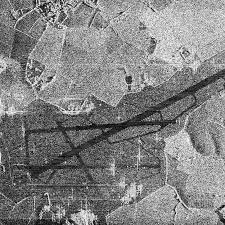
#> input picture sar_3.jpg, 225 x 225 px
$ jupyter execute Task_3.ipynb
#> lines starting #> are read from the running program, lines starting #| are printed output that depends on the picture; after the words box and inside, x2 and y2 are one past the last pixel; in counts of white or black regions, pixels touching at a corner belong together
1 ЗАДАНИЕ Для изображения sar_3.jpg найти наиболее протяженный участок (выделить линии при помощи преобразования Хафа)

[cell 1]
import cv2
import numpy as np
import math
import copy
import matplotlib.pyplot as plt

image = cv2.imread('sar_3.jpg')
#> image is the input picture: shape (225, 225, 3); min 0, max 255, mean 130.6
image_gray = cv2.cvtColor(image, cv2.COLOR_BGR2GRAY)

#1 часть


blurred = cv2.GaussianBlur(image_gray, (5, 5), 0)
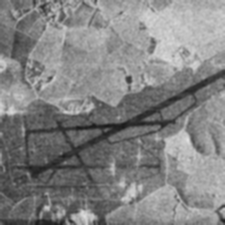
#> blurred: shape (225, 225); min 26, max 225, mean 130.6
edges = cv2.Canny(blurred, 50, 150, apertureSize=3)
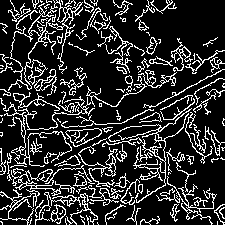
#> edges: shape (225, 225); 18.3% white in thin lines or dots

plt.figure(figsize=(5, 4))
plt.title("Границы (Canny)", fontsize=8)
plt.imshow(edges, cmap='gray')
plt.show()

lines = cv2.HoughLines(edges, 1, np.pi / 180, 60)
#> lines = 1094 rows, first 8: [172, 1.08], [165, 1.08], [-1, 2.36], [135, 1.5], [177, 0.785], [131, 1.5], [156, 0.785], [1, 2.36]

ys, xs = np.where(edges > 0)
#> ys = 9266 values from 0 to 224; xs = 9266 values, max 224 at index 1691, min 0 at index 857, mean 103.4

best = None
mx = 0

if lines is not None:
    for line in lines:
        rho, theta = line[0]
        cos_t, sin_t = math.cos(theta), math.sin(theta)
        d = np.abs(xs * cos_t + ys * sin_t - rho)
        cnt = int((d < 1.0).sum())
        if cnt > mx:
            mx = cnt
            best = (rho, theta)
#> this loop made 1094 passes
#> (rho, theta, cos_t, sin_t, cnt, mx) on passes 1 to 2: (172, 1.08, 0.469, 0.883, 221, 221), (165, 1.08, 0.469, 0.883, 224, 224)
#> (rho, theta, cos_t, sin_t, cnt) on passes 3 to 8: (-1, 2.36, -0.707, 0.707, 170), (135, 1.5, 0.0698, 0.998, 146), (177, 0.785, 0.707, 0.707, 132), (131, 1.5, 0.0698, 0.998, 151), (156, 0.785, 0.707, 0.707, 133), (1, 2.36, -0.707, 0.707, 94)
#> after the loop, mx = 224


image_lines = copy.deepcopy(image)

if best is not None:
    rho, theta = best
#> rho = 165; theta = 1.08
    a, b = math.cos(theta), math.sin(theta)
#> a = 0.469; b = 0.883
    x0, y0 = a * rho, b * rho
#> x0 = 77.46; y0 = 145.7
    pt1 = (int(x0 + 1000 * (-b)), int(y0 + 1000 * a))
#> pt1 = (-805, 615)
    pt2 = (int(x0 - 1000 * (-b)), int(y0 - 1000 * a))
#> pt2 = (960, -323)
    cv2.line(image_lines, pt1, pt2, (0, 0, 255), 3, cv2.LINE_AA)
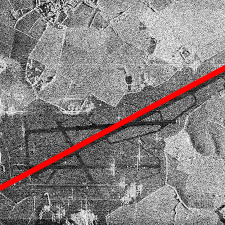
#> image_lines: shape (225, 225, 3); 3.35% of pixels changed, all inside (x1, y1, x2, y2) = (0, 64, 225, 192)


plt.figure(figsize=(6, 5))
plt.title("Самая длинная линия", fontsize=9)
plt.imshow(cv2.cvtColor(image_lines, cv2.COLOR_BGR2RGB))
plt.show()

2 ЗАДАНИЕ Для изображения sar_3.jpg провести исследование алгоритмов бинаризации, выделить участок дорожной полосы.

[cell 2]
_, bin_manual_50  = cv2.threshold(image_gray, 50,  255, cv2.THRESH_BINARY)
#> bin_manual_50: shape (225, 225); 94.3% white; black in thin lines or dots
_, bin_manual_100 = cv2.threshold(image_gray, 100, 255, cv2.THRESH_BINARY)
#> bin_manual_100: shape (225, 225); 71.3% white; 1067 black regions (1034 under 20 px), largest, box (x1, y1, x2, y2) and area: (0, 69, 225, 225) 10065, (8, 30, 36, 70) 413, (87, 199, 125, 225) 368
_, bin_manual_150 = cv2.threshold(image_gray, 150, 255, cv2.THRESH_BINARY)
#> bin_manual_150: shape (225, 225); 37% white; 902 white regions (886 under 20 px), largest, box (x1, y1, x2, y2) and area: (0, 0, 225, 118) 11463, (127, 90, 225, 225) 4366, (71, 204, 98, 225) 246

_, bin_otsu = cv2.threshold(image_gray, 0, 255,
                            cv2.THRESH_BINARY + cv2.THRESH_OTSU)
#> bin_otsu: shape (225, 225); 51.4% white; 1013 black regions (974 under 20 px), largest, box (x1, y1, x2, y2) and area: (0, 64, 225, 225) 17840, (0, 0, 59, 90) 2187, (167, 173, 214, 212) 328

bin_adaptive = cv2.adaptiveThreshold(
    image_gray, 255,
    cv2.ADAPTIVE_THRESH_GAUSSIAN_C,
    cv2.THRESH_BINARY, 71, 21
)
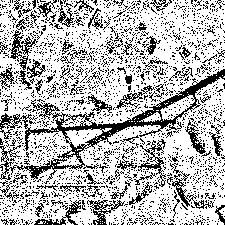
#> bin_adaptive: shape (225, 225); 71.7% white; black in thin lines or dots

Бинаризация

[cell 3]
plt.figure(figsize=(22, 18))
plt.suptitle("Бинаризация", fontsize=12)


plt.subplot(2, 3, 1)
plt.imshow(image_gray, cmap='gray')
plt.title("Оригинал", fontsize=10)

plt.subplot(2, 3, 2)
plt.imshow(bin_manual_50, cmap='gray')
plt.title("T=50", fontsize=10)

plt.subplot(2, 3, 3)
plt.imshow(bin_manual_100, cmap='gray')
plt.title("T=100", fontsize=10)

plt.subplot(2, 3, 4)
plt.imshow(bin_manual_150, cmap='gray')
plt.title("T=150", fontsize=10)

plt.subplot(2, 3, 5)
plt.imshow(bin_otsu, cmap='gray')
plt.title("Otsu", fontsize=10)

plt.subplot(2, 3, 6)
plt.imshow(bin_adaptive, cmap='gray')
plt.title("Adaptive", fontsize=10)

plt.tight_layout()
plt.show()

Выделение

[cell 4]
k = cv2.getStructuringElement(cv2.MORPH_RECT, (5, 5))

plt.figure(figsize=(22, 18))
plt.suptitle("Выделение Дороги", fontsize=12)


plt.subplot(2, 3, 1)
plt.imshow(image_gray, cmap='gray')
plt.title("Оригинал", fontsize=10)

segm_50 = cv2.morphologyEx(bin_manual_50, cv2.MORPH_CLOSE, k)
#> segm_50: shape (225, 225); every value is 255
plt.subplot(2, 3, 2)
plt.imshow(segm_50, cmap='bone')
plt.title("T=50", fontsize=10)

segm_100 = cv2.morphologyEx(bin_manual_100, cv2.MORPH_CLOSE, k)
#> segm_100: shape (225, 225); 94.7% white; 17 black regions, largest, box (x1, y1, x2, y2) and area: (26, 102, 166, 179) 1362, (167, 70, 225, 104) 418, (34, 219, 57, 225) 118
plt.subplot(2, 3, 3)
plt.imshow(segm_100, cmap='bone')
plt.title("T=100", fontsize=10)

segm_150 = cv2.morphologyEx(bin_manual_150, cv2.MORPH_CLOSE, k)
#> segm_150: shape (225, 225); 66.8% white; 29 black regions (2 under 20 px), largest, box (x1, y1, x2, y2) and area: (0, 69, 225, 225) 13756, (0, 12, 39, 64) 1137, (90, 200, 121, 225) 446
plt.subplot(2, 3, 4)
plt.imshow(segm_150, cmap='bone')
plt.title("T=150", fontsize=10)

segm_otsu = cv2.morphologyEx(bin_otsu, cv2.MORPH_CLOSE, k)
#> segm_otsu: shape (225, 225); 82.2% white; 40 black regions, largest, box (x1, y1, x2, y2) and area: (0, 70, 225, 200) 6078, (11, 31, 29, 59) 367, (0, 208, 28, 225) 267
plt.subplot(2, 3, 5)
plt.imshow(segm_otsu, cmap='bone')
plt.title("Otsu", fontsize=10)

segm_adapt = cv2.morphologyEx(bin_adaptive, cv2.MORPH_CLOSE, k)
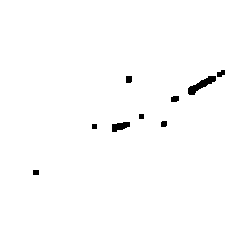
#> segm_adapt: shape (225, 225); 98.9% white; 9 black regions
plt.subplot(2, 3, 6)
plt.imshow(segm_adapt, cmap='bone')
plt.title("Adaptive", fontsize=10)

plt.tight_layout()
plt.show()

Выделение контура

[cell 5]
plt.figure(figsize=(22, 18))
plt.suptitle("Выделенеи контура", fontsize=12)


plt.subplot(2, 3, 1)
plt.imshow(cv2.cvtColor(image, cv2.COLOR_BGR2RGB))
plt.title("Оригинал", fontsize=10)
contours, _ = cv2.findContours(bin_manual_50, cv2.RETR_EXTERNAL, cv2.CHAIN_APPROX_SIMPLE)
#> contours = 7 contours, 6 with area under 20; largest, box (x1, y1, x2, y2) and area: (0, 0, 225, 225) 49926
img_contours_50 = image.copy()
cv2.drawContours(img_contours_50, contours, -1, (255, 0, 0), 2)
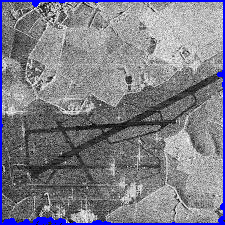
#> img_contours_50: shape (225, 225, 3); 4.27% of pixels changed, all inside (x1, y1, x2, y2) = (0, 0, 225, 225)

plt.subplot(2, 3, 2)
plt.imshow(img_contours_50)
plt.title("T=50 ", fontsize=10)

contours, _ = cv2.findContours(bin_manual_100, cv2.RETR_EXTERNAL, cv2.CHAIN_APPROX_SIMPLE)
#> contours = 247 contours, 237 with area under 20; largest, box (x1, y1, x2, y2) and area: (0, 0, 225, 155) 23710, (0, 77, 225, 225) 13860, (160, 95, 195, 120) 342, (36, 132, 66, 156) 173, (49, 169, 90, 186) 162
img_contours_100 = image.copy()
cv2.drawContours(img_contours_100, contours, -1, (255, 0, 0), 2)
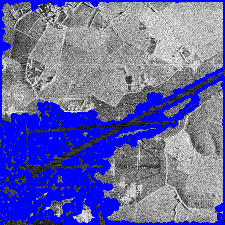
#> img_contours_100: shape (225, 225, 3); mean B, G, R 172, 102.5, 102.5
plt.subplot(2, 3, 3)
plt.imshow(img_contours_100)
plt.title("T=100", fontsize=10)

contours, _ = cv2.findContours(bin_manual_150, cv2.RETR_EXTERNAL, cv2.CHAIN_APPROX_SIMPLE)
#> contours = 832 contours, 822 with area under 20; largest, box (x1, y1, x2, y2) and area: (0, 0, 225, 118) 15713, (127, 90, 225, 225) 5762, (71, 204, 98, 225) 214, (120, 181, 149, 205) 198, (0, 55, 21, 74) 134
img_contours_150 = image.copy()
cv2.drawContours(img_contours_150, contours, -1, (255, 0, 0), 2)
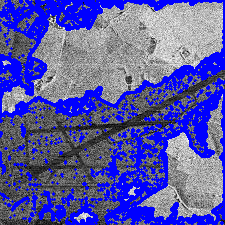
#> img_contours_150: shape (225, 225, 3); mean B, G, R 166.3, 88.3, 88.3
plt.subplot(2, 3, 4)
plt.imshow(img_contours_150)
plt.title("T=150", fontsize=10)

contours, _ = cv2.findContours(bin_otsu, cv2.RETR_EXTERNAL, cv2.CHAIN_APPROX_SIMPLE)
#> contours = 877 contours, 868 with area under 20; largest, box (x1, y1, x2, y2) and area: (0, 0, 225, 123) 19110, (98, 90, 225, 225) 8532, (70, 195, 98, 225) 264, (105, 153, 126, 176) 93, (39, 192, 53, 220) 53
img_contours_otsu = image.copy()
cv2.drawContours(img_contours_otsu, contours, -1, (255, 0, 0), 2)
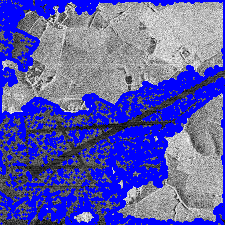
#> img_contours_otsu: shape (225, 225, 3); mean B, G, R 174.2, 91.4, 91.4
plt.subplot(2, 3, 5)
plt.imshow(img_contours_otsu)
plt.title("Otsu", fontsize=10)

contours, _ = cv2.findContours(bin_adaptive, cv2.RETR_EXTERNAL, cv2.CHAIN_APPROX_SIMPLE)
#> contours = 63 contours, 59 with area under 20; largest, box (x1, y1, x2, y2) and area: (0, 0, 225, 225) 46032, (160, 94, 195, 121) 377, (139, 112, 161, 122) 82, (219, 207, 225, 219) 24
img_contours_adapt = image.copy()
cv2.drawContours(img_contours_adapt, contours, -1, (255, 0, 0), 2)
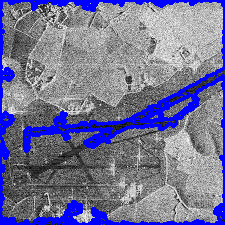
#> img_contours_adapt: shape (225, 225, 3); 13.71% of pixels changed, all inside (x1, y1, x2, y2) = (0, 0, 225, 225)
plt.subplot(2, 3, 6)
plt.imshow(img_contours_adapt)
plt.title("Adaptive", fontsize=10)

plt.tight_layout()
plt.show()
#> figure, not shown here; B, G, R data is drawn as R, G, B

$ run again, with sar_1.jpg copied over sar_3.jpg
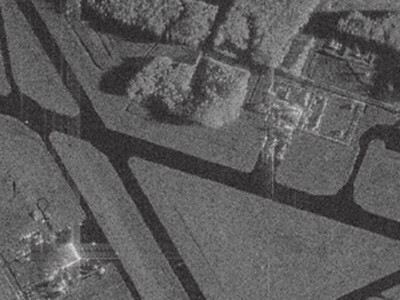
#> input picture sar_1.jpg, 400 x 300 px
#> image is the input picture: shape (300, 400, 3); mean B, G, R 91.8, 91.6, 92.1
#> `edges = cv2.Canny(blurred, 50, 150, apertureSize=3)`:
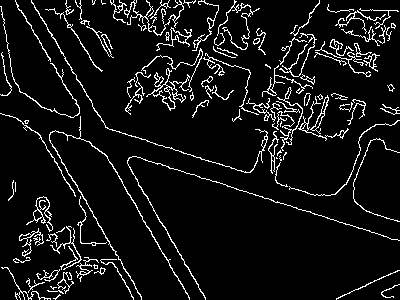
#> edges: shape (300, 400); 7.6% white in thin lines or dots
#> lines = 343 rows, first 8: [106, 1.88], [88, 1.88], [-28, 2.62], [-14, 2.62], [27, 2.62], [-26, 2.6], [33, 2.62], [-12, 2.6]
#> ys = 9077 values from 0 to 299; xs = 9077 values, max 399 at index 4942, min 0 at index 237, mean 196.2
#> the loop `for line in lines:` made 343 passes
#> (rho, theta, cos_t, sin_t, cnt, mx) on passes 1, 3: (106, 1.88, -0.309, 0.951, 300, 300), (-28, 2.62, -0.866, 0.5, 302, 302)
#> after the loop `for line in lines:`: mx = 302
#> `rho, theta = best`: rho = -28; theta = 2.62
#> a = -0.866; b = 0.5
#> x0 = 24.25; y0 = -14
#> pt1 = (-475, -880)
#> pt2 = (524, 852)
#> image_lines: shape (300, 400, 3); 1.91% of pixels changed, all inside (x1, y1, x2, y2) = (28, 0, 210, 300)
#> bin_manual_50: shape (300, 400); 93.7% white; black in thin lines or dots
#> bin_manual_100: shape (300, 400); 41.5% white; 754 white regions (657 under 20 px), largest, box (x1, y1, x2, y2) and area: (129, 157, 400, 300) 14930, (214, 0, 364, 166) 7081, (0, 125, 100, 300) 6275
#> bin_manual_150: shape (300, 400); 0.82% white in thin lines or dots, all inside (x1, y1, x2, y2) = (16, 6, 369, 300)
#> bin_otsu: shape (300, 400); 69.5% white; 974 black regions (923 under 20 px), largest, box (x1, y1, x2, y2) and area: (0, 0, 400, 300) 17193, (33, 0, 190, 98) 4832, (299, 8, 400, 115) 4516
#> bin_adaptive: shape (300, 400); 86% white; 949 black regions (855 under 20 px), largest, box (x1, y1, x2, y2) and area: (139, 140, 268, 198) 1258, (110, 158, 180, 257) 1140, (35, 125, 109, 244) 962
#> segm_50: shape (300, 400); 100% white; 2 black regions, box (x1, y1, x2, y2) and area: (123, 149, 128, 154) 25, (396, 82, 400, 87) 20
#> segm_100: shape (300, 400); 64.7% white; 73 black regions (1 under 20 px), largest, box (x1, y1, x2, y2) and area: (0, 0, 400, 300) 32123, (172, 0, 270, 77) 2424, (139, 58, 210, 130) 2225
#> segm_150: shape (300, 400); 1.2% white; 92 white regions (79 under 20 px), largest, box (x1, y1, x2, y2) and area: (49, 240, 85, 280) 337, (284, 104, 312, 143) 261, (235, 80, 247, 106) 136
#> segm_otsu: shape (300, 400); 77.2% white; 35 black regions, largest, box (x1, y1, x2, y2) and area: (0, 0, 400, 300) 15467, (302, 11, 400, 102) 3122, (80, 0, 179, 45) 1752
#> segm_adapt: shape (300, 400); 97.8% white; 43 black regions (2 under 20 px)
#> `contours, _ = cv2.findContours(bin_manual_50, cv2.RETR_EXTERNAL, cv2.C..`: contours = 2 contours, 1 with area under 20; largest, box (x1, y1, x2, y2) and area: (0, 0, 400, 300) 118874
#> img_contours_50: shape (300, 400, 3); 2.93% of pixels changed, all inside (x1, y1, x2, y2) = (0, 0, 400, 300)
#> `contours, _ = cv2.findContours(bin_manual_100, cv2.RETR_EXTERNAL, cv2...`: contours = 721 contours, 670 with area under 20; largest, box (x1, y1, x2, y2) and area: (129, 157, 400, 300) 19570, (214, 0, 364, 166) 8020, (0, 125, 100, 300) 7094, (49, 131, 174, 300) 4686, (160, 54, 280, 173) 3590
#> `contours, _ = cv2.findContours(bin_manual_150, cv2.RETR_EXTERNAL, cv2...`: contours = 160 contours, 157 with area under 20; largest, box (x1, y1, x2, y2) and area: (61, 242, 82, 270) 168, (288, 104, 303, 121) 76, (58, 280, 66, 293) 28
#> img_contours_150: shape (300, 400, 3); 2.2% of pixels changed, all inside (x1, y1, x2, y2) = (15, 5, 370, 300)
#> `contours, _ = cv2.findContours(bin_otsu, cv2.RETR_EXTERNAL, cv2.CHAIN_..`: contours = 79 contours, 68 with area under 20; largest, box (x1, y1, x2, y2) and area: (32, 0, 400, 195) 37604, (0, 114, 189, 300) 21268, (128, 156, 400, 300) 21106, (0, 0, 80, 118) 3587, (354, 139, 400, 222) 2720
#> `contours, _ = cv2.findContours(bin_adaptive, cv2.RETR_EXTERNAL, cv2.CH..`: contours = 33 contours, 32 with area under 20; largest, box (x1, y1, x2, y2) and area: (0, 0, 400, 300) 116125
#> `cv2.drawContours(img_contours_adapt, contours, -1, (255, 0, 0), 2)`:
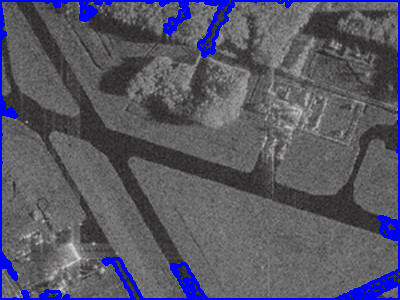
#> img_contours_adapt: shape (300, 400, 3); 5.74% of pixels changed, all inside (x1, y1, x2, y2) = (0, 0, 400, 300)

$ run again, with object.jpg copied over sar_3.jpg
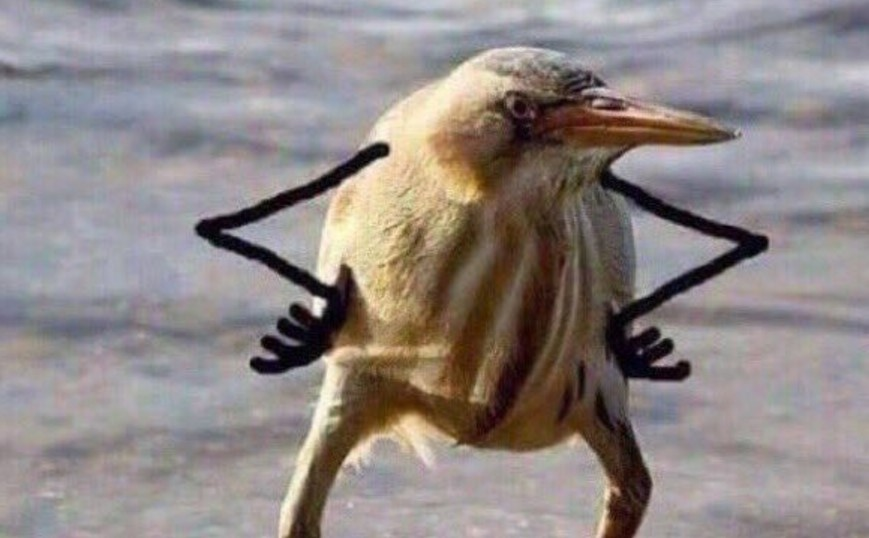
#> input picture object.jpg, 869 x 538 px
#> image is the input picture: shape (538, 869, 3); mean B, G, R 133.5, 135.2, 143.5
#> edges: shape (538, 869); 1.7% white in thin lines or dots, all inside (x1, y1, x2, y2) = (195, 46, 769, 538)
#> lines = 84 rows, first 8: [303, 1.17], [570, 1.1], [587, 1.06], [306, 1.15], [579, 1.08], [281, 1.2], [554, 1.1], [288, 1.17]
#> ys = 7985 values from 46 to 537; xs = 7985 values, max 768 at index 3736, min 195 at index 3379, mean 482.9
#> the loop `for line in lines:` made 84 passes
#> (rho, theta, cos_t, sin_t, cnt, mx) on pass 1: (303, 1.17, 0.391, 0.921, 184, 184)
#> after the loop `for line in lines:`: mx = 184
#> `rho, theta = best`: rho = 303; theta = 1.17
#> a = 0.391; b = 0.921
#> x0 = 118.4; y0 = 278.9
#> pt1 = (-802, 669)
#> pt2 = (1038, -111)
#> image_lines: shape (538, 869, 3); 1.22% of pixels changed, all inside (x1, y1, x2, y2) = (0, 0, 784, 334)
#> bin_manual_50: shape (538, 869); 92.6% white; 141 black regions (109 under 20 px), largest, box (x1, y1, x2, y2) and area: (196, 144, 388, 373) 8444, (596, 151, 768, 382) 7753, (462, 209, 565, 444) 5872
#> bin_manual_100: shape (538, 869); 80.4% white; 57 black regions (46 under 20 px), largest, box (x1, y1, x2, y2) and area: (287, 69, 769, 538) 79564, (195, 143, 389, 375) 10976, (841, 13, 869, 31) 320
#> bin_manual_150: shape (538, 869); 54.5% white; 242 black regions (182 under 20 px), largest, box (x1, y1, x2, y2) and area: (0, 52, 869, 538) 173133, (0, 414, 312, 495) 12149, (635, 0, 869, 60) 6258
#> bin_otsu: shape (538, 869); 78.9% white; 69 black regions (51 under 20 px), largest, box (x1, y1, x2, y2) and area: (287, 65, 769, 538) 84005, (194, 143, 390, 375) 11350, (806, 10, 869, 32) 888
#> bin_adaptive: shape (538, 869); 91.2% white; 433 black regions (328 under 20 px), largest, box (x1, y1, x2, y2) and area: (593, 117, 769, 385) 9001, (194, 142, 391, 374) 8639, (287, 414, 374, 538) 3230
#> segm_50: shape (538, 869); 93.4% white; 27 black regions, largest, box (x1, y1, x2, y2) and area: (197, 145, 388, 373) 8351, (596, 166, 768, 380) 7619, (467, 222, 556, 443) 5442
#> segm_100: shape (538, 869); 80.7% white; 13 black regions, largest, box (x1, y1, x2, y2) and area: (289, 70, 769, 538) 77863, (195, 143, 389, 374) 10941, (844, 14, 869, 30) 302
#> segm_150: shape (538, 869); 55.9% white; 49 black regions, largest, box (x1, y1, x2, y2) and area: (0, 53, 869, 538) 169467, (25, 414, 311, 491) 11278, (696, 0, 869, 60) 5665
#> segm_otsu: shape (538, 869); 79.3% white; 14 black regions, largest, box (x1, y1, x2, y2) and area: (289, 70, 769, 538) 82739, (195, 143, 389, 375) 11307, (811, 10, 869, 32) 858
#> segm_adapt: shape (538, 869); 93.1% white; 88 black regions
#> `contours, _ = cv2.findContours(bin_manual_50, cv2.RETR_EXTERNAL, cv2.C..`: contours = 17 contours, 16 with area under 20; largest, box (x1, y1, x2, y2) and area: (0, 0, 869, 538) 461403
#> img_contours_50: shape (538, 869, 3); 1.71% of pixels changed, all inside (x1, y1, x2, y2) = (0, 0, 869, 538)
#> `contours, _ = cv2.findContours(bin_manual_100, cv2.RETR_EXTERNAL, cv2...`: contours = 86 contours, 65 with area under 20; largest, box (x1, y1, x2, y2) and area: (0, 0, 869, 538) 348332, (320, 412, 620, 538) 27244, (610, 193, 737, 300) 5310, (455, 237, 493, 300) 542, (469, 341, 499, 403) 490
#> `contours, _ = cv2.findContours(bin_manual_150, cv2.RETR_EXTERNAL, cv2...`: contours = 133 contours, 101 with area under 20; largest, box (x1, y1, x2, y2) and area: (0, 0, 869, 325) 92672, (0, 337, 403, 538) 41962, (0, 131, 336, 316) 37966, (636, 325, 869, 538) 34464, (322, 415, 617, 538) 25831
#> `contours, _ = cv2.findContours(bin_otsu, cv2.RETR_EXTERNAL, cv2.CHAIN_..`: contours = 63 contours, 49 with area under 20; largest, box (x1, y1, x2, y2) and area: (0, 0, 869, 538) 345596, (320, 412, 619, 538) 27020, (611, 194, 737, 299) 4959, (469, 359, 489, 403) 313, (459, 259, 480, 290) 172
#> `contours, _ = cv2.findContours(bin_adaptive, cv2.RETR_EXTERNAL, cv2.CH..`: contours = 27 contours, 23 with area under 20; largest, box (x1, y1, x2, y2) and area: (0, 0, 869, 538) 458460, (620, 486, 641, 513) 156, (628, 477, 642, 496) 98, (347, 422, 357, 432) 28
#> `cv2.drawContours(img_contours_adapt, contours, -1, (255, 0, 0), 2)`:
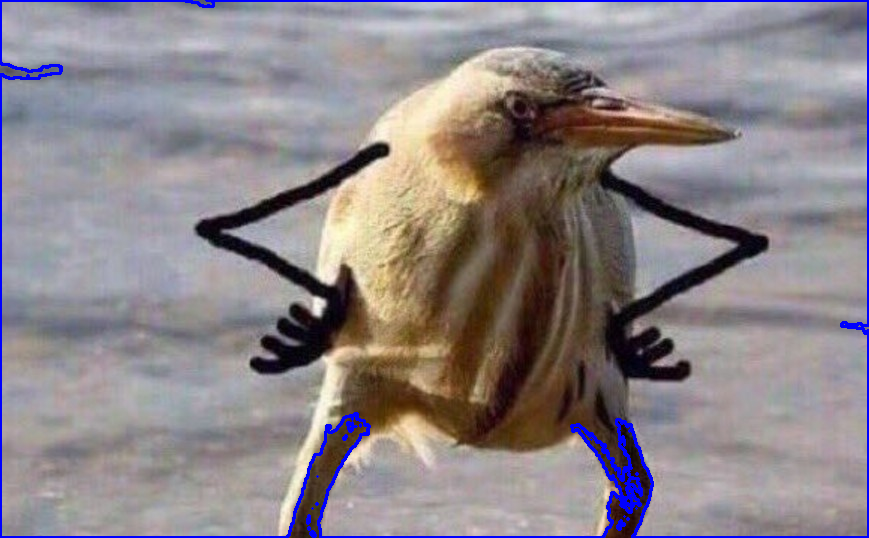
#> img_contours_adapt: shape (538, 869, 3); 2.12% of pixels changed, all inside (x1, y1, x2, y2) = (0, 0, 869, 538)
